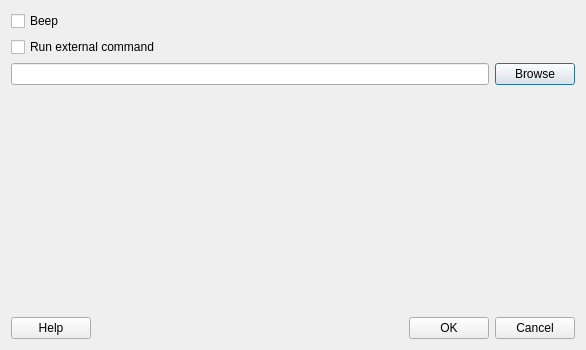
<?xml version="1.0" encoding="UTF-8"?>
<ui version="4.0">
 <class>NotificationCommandForm_template</class>
 <widget class="QDialog" name="NotificationCommandForm_template">
  <property name="geometry">
   <rect>
    <x>0</x>
    <y>0</y>
    <width>586</width>
    <height>350</height>
   </rect>
  </property>
  <property name="windowTitle">
   <string extracomment="The title of the dialog to modify the notification command after a finished generation">Notification command</string>
  </property>
  <layout class="QVBoxLayout" name="verticalLayout">
   <item>
    <layout class="QHBoxLayout" name="horizontalLayout_5">
     <item>
      <widget class="QCheckBox" name="beepCheckBox">
       <property name="text">
        <string>Beep</string>
       </property>
      </widget>
     </item>
     <item>
      <spacer name="horizontalSpacer_6">
       <property name="orientation">
        <enum>Qt::Horizontal</enum>
       </property>
       <property name="sizeHint" stdset="0">
        <size>
         <width>40</width>
         <height>20</height>
        </size>
       </property>
      </spacer>
     </item>
    </layout>
   </item>
   <item>
    <layout class="QHBoxLayout" name="horizontalLayout_6">
     <item>
      <widget class="QCheckBox" name="externalCommandCheckBox">
       <property name="text">
        <string>Run external command</string>
       </property>
      </widget>
     </item>
     <item>
      <spacer name="horizontalSpacer_5">
       <property name="orientation">
        <enum>Qt::Horizontal</enum>
       </property>
       <property name="sizeHint" stdset="0">
        <size>
         <width>40</width>
         <height>20</height>
        </size>
       </property>
      </spacer>
     </item>
    </layout>
   </item>
   <item>
    <layout class="QHBoxLayout" name="horizontalLayout_2">
     <item>
      <widget class="QLineEdit" name="externalCommandLineEdit"/>
     </item>
     <item>
      <widget class="QPushButton" name="browsePushButton">
       <property name="text">
        <string>Browse</string>
       </property>
      </widget>
     </item>
    </layout>
   </item>
   <item>
    <spacer name="verticalSpacer">
     <property name="orientation">
      <enum>Qt::Vertical</enum>
     </property>
     <property name="sizeHint" stdset="0">
      <size>
       <width>564</width>
       <height>102</height>
      </size>
     </property>
    </spacer>
   </item>
   <item>
    <layout class="QHBoxLayout" name="horizontalLayout">
     <item>
      <widget class="QPushButton" name="helpPushButton">
       <property name="text">
        <string>Help</string>
       </property>
      </widget>
     </item>
     <item>
      <spacer name="horizontalSpacer">
       <property name="orientation">
        <enum>Qt::Horizontal</enum>
       </property>
       <property name="sizeHint" stdset="0">
        <size>
         <width>40</width>
         <height>20</height>
        </size>
       </property>
      </spacer>
     </item>
     <item>
      <widget class="QPushButton" name="okPushButton">
       <property name="text">
        <string>OK</string>
       </property>
      </widget>
     </item>
     <item>
      <widget class="QPushButton" name="cancelPushButton">
       <property name="text">
        <string>Cancel</string>
       </property>
      </widget>
     </item>
    </layout>
   </item>
  </layout>
 </widget>
 <layoutdefault spacing="6" margin="11"/>
 <resources/>
 <connections/>
</ui>
